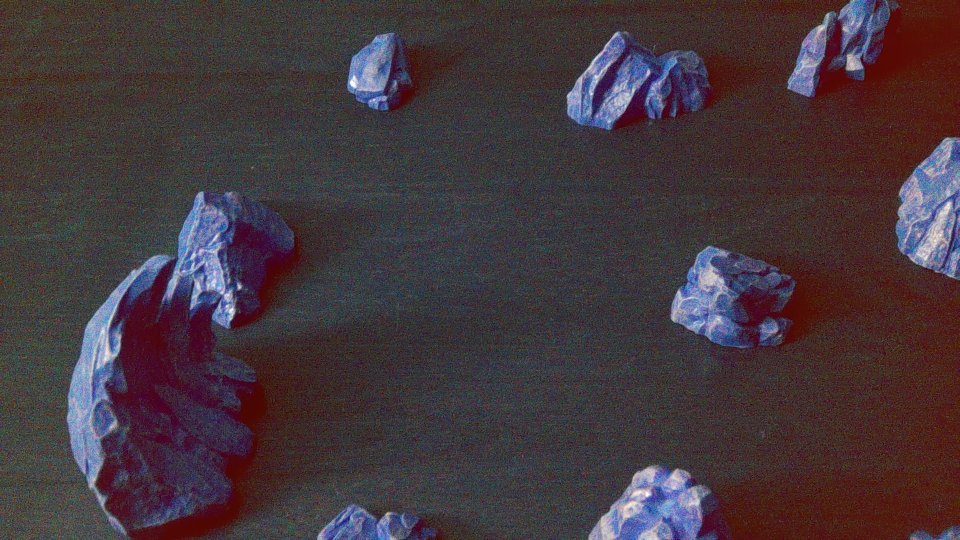
#> input picture test_image.jpg, 1920 x 1080 px, found by its file name (shown at 1/2 size)
$ python canny.py
#> lines starting #> are read from the running program, lines starting #| are printed output that depends on the picture; after the words box and inside, x2 and y2 are one past the last pixel; in counts of white or black regions, pixels touching at a corner belong together
import numpy as np
from scipy.signal import convolve2d
from PIL import Image
import matplotlib.pyplot as plt
import cv2


def apply_power_law(image, gamma, c=1.0):
    """
    Applies a power law (gamma) transformation to an image.

    Args:
        image.
        gamma (float): The gamma value for the power law transformation.
        c (float): The scaling constant (default is 1.0).

    Returns:
        numpy.ndarray: The transformed image.
    """

    # Normalize pixel intensities to [0, 1]
    normalized_img = image / 255.0

    # Apply power law transformation
    transformed_img = c * np.power(normalized_img, gamma)

    # Scale back to [0, 255] and convert to uint8
    transformed_img = np.array(transformed_img * 255, dtype=np.uint8)

    return transformed_img


# Step 1: Load the image and convert to grayscale explicitly
# Open the JPEG file, convert to grayscale ('L' mode), and turn into a NumPy array (0-255, uint8)
image_path = "/home/kyle/repos/EDL/test_image.jpg"  # Replace with your JPEG file path
img = Image.open(image_path)
#> img is the input picture: PIL image 1920x1080 RGB; mean R, G, B 68.2, 55.4, 61.1

manual = False

if manual:

    gray_img = np.array(
        img.convert("L")
    )  # Explicit conversion: averages RGB channels if color image
    print(f"Grayscale image shape: {gray_img.shape}, dtype: {gray_img.dtype}")

    # Optional: Visualize grayscale image
    plt.imshow(gray_img, cmap="gray")
    plt.title("Step 1: Grayscale Image")
    plt.show()

    # Step 2: Apply Gaussian filter for noise reduction
    # Use a 5x5 Gaussian kernel (sigma=1.4 is common for Canny; adjust as needed)
    # We normalize the kernel to sum to 1
    def gaussian_kernel(size=5, sigma=1.4):
        kernel = np.fromfunction(
            lambda x, y: (1 / (2 * np.pi * sigma**2))
            * np.exp(
                -((x - (size - 1) / 2) ** 2 + (y - (size - 1) / 2) ** 2)
                / (2 * sigma**2)
            ),
            (size, size),
        )
        return kernel / np.sum(kernel)

    gaussian = gaussian_kernel()
    smoothed_img = convolve2d(
        gray_img, gaussian, mode="same", boundary="symm"
    )  # Convolve to blur
    smoothed_img = np.clip(smoothed_img, 0, 255)  # Clip to valid range

    # Optional: Visualize smoothed image
    plt.imshow(smoothed_img, cmap="gray")
    plt.title("Step 2: Gaussian Smoothed Image")
    plt.show()

    # Step 3: Apply Sobel operators in x and y to compute gradients
    # Sobel kernels for horizontal (x) and vertical (y) edges
    sobel_x = np.array([[-1, 0, 1], [-2, 0, 2], [-1, 0, 1]])
    sobel_y = np.array([[-1, -2, -1], [0, 0, 0], [1, 2, 1]])

    # Convolve to get gradients
    grad_x = convolve2d(smoothed_img, sobel_x, mode="same", boundary="symm")
    grad_y = convolve2d(smoothed_img, sobel_y, mode="same", boundary="symm")

    # Compute gradient magnitude and angle explicitly
    magnitude = np.hypot(grad_x, grad_y)  # sqrt(grad_x^2 + grad_y^2)
    magnitude = magnitude / magnitude.max() * 255  # Normalize to 0-255
    angle = np.arctan2(grad_y, grad_x)  # Angle in radians (-pi to pi)
    angle = np.degrees(angle)  # Convert to degrees (-180 to 180)
    angle[angle < 0] += 180  # Map to 0-180 for easier direction binning

    # Optional: Visualize magnitude
    plt.imshow(magnitude, cmap="gray")
    plt.title("Step 3: Gradient Magnitude")
    plt.show()

    # Step 4: Non-Maximum Suppression (NMS) for edge thinning
    # Create an output array initialized to zero
    nms_img = np.zeros(magnitude.shape, dtype=np.uint8)

    # Bin angles into 4 directions: 0 (horizontal), 45, 90 (vertical), 135 degrees
    angle_quantized = np.round(angle / 45) * 45
    angle_quantized[angle_quantized == 180] = 0  # Wrap 180 to 0

    # Iterate over each pixel (explicit loop for clarity; avoid borders)
    for i in range(1, magnitude.shape[0] - 1):
        for j in range(1, magnitude.shape[1] - 1):
            # Get neighbors based on angle direction
            if angle_quantized[i, j] == 0:  # Horizontal
                neighbors = [magnitude[i, j - 1], magnitude[i, j + 1]]
            elif angle_quantized[i, j] == 45:  # Diagonal /
                neighbors = [magnitude[i + 1, j - 1], magnitude[i - 1, j + 1]]
            elif angle_quantized[i, j] == 90:  # Vertical
                neighbors = [magnitude[i - 1, j], magnitude[i + 1, j]]
            elif angle_quantized[i, j] == 135:  # Diagonal \
                neighbors = [magnitude[i - 1, j - 1], magnitude[i + 1, j + 1]]

            # If current pixel is greater than both neighbors, keep it; else suppress
            if magnitude[i, j] >= max(neighbors):
                nms_img[i, j] = magnitude[i, j]

    # Optional: Visualize NMS result
    plt.imshow(nms_img, cmap="gray")
    plt.title("Step 4: After Non-Maximum Suppression")
    plt.show()

    # Step 5: Double thresholding
    # Define low and high thresholds (common defaults; adjust based on your image, e.g., 30 and 100)
    low_threshold = 50
    high_threshold = 150

    # Classify: strong (> high), weak (between low and high), non-edge (< low)
    strong_edges = nms_img > high_threshold
    weak_edges = (nms_img >= low_threshold) & (nms_img <= high_threshold)
    edges = np.zeros(nms_img.shape, dtype=np.uint8)
    edges[strong_edges] = 255  # Strong edges start as definite

    # Step 6: Hysteresis edge tracking
    # Use a stack-based approach to connect weak edges to strong ones (like flood fill but for edges)
    # Find all strong edge positions
    strong_i, strong_j = np.where(strong_edges)

    # Stack for positions to check
    stack = list(zip(strong_i, strong_j))

    # 8-connected neighbors
    directions = [(-1, -1), (-1, 0), (-1, 1), (0, -1), (0, 1), (1, -1), (1, 0), (1, 1)]

    while stack:
        i, j = stack.pop()
        for di, dj in directions:
            ni, nj = i + di, j + dj
            if (0 <= ni < edges.shape[0]) and (0 <= nj < edges.shape[1]):
                if (
                    weak_edges[ni, nj] and edges[ni, nj] == 0
                ):  # If weak and not yet marked
                    edges[ni, nj] = 255  # Promote to strong
                    stack.append((ni, nj))  # Add to stack to check its neighbors

    # Optional: Visualize final edges
    plt.imshow(edges, cmap="gray")
    plt.title("Step 6: Final Edges After Hysteresis")
    plt.show()

    # Save the final edge image (optional)
    edge_img = Image.fromarray(edges)
    edge_img.save("edges.jpg")

    # [16 lines of commented-out code are left out]

else:
    grey_img = cv2.cvtColor(np.array(img), cv2.COLOR_RGB2GRAY)
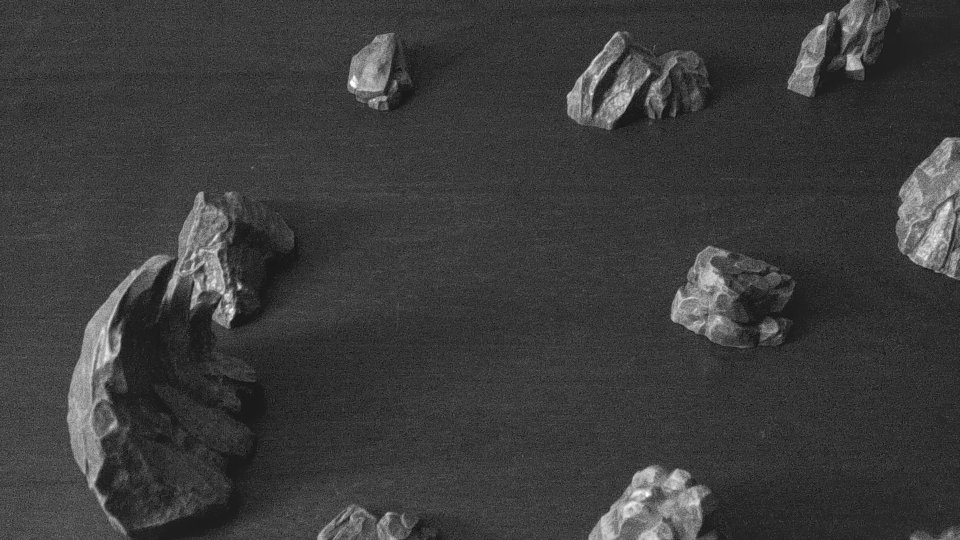
#> grey_img: shape (1080, 1920) (shown at 1/2 size); min 7, max 255, mean 59.9

    # 2. Downscale early (use area interpolation)
    scale = 0.33  # ~640x360
    small_img = cv2.resize(
        grey_img, (0, 0), fx=scale, fy=scale, interpolation=cv2.INTER_AREA
    )
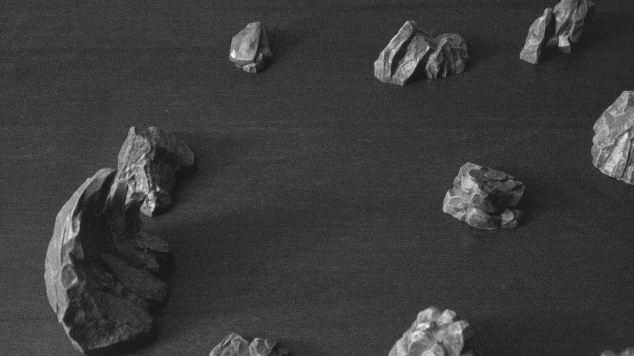
#> small_img: shape (356, 634); min 21, max 253, mean 59.9

    # 4. Optional: blur to reduce wood grain noise
    # gray = cv2.GaussianBlur(gray, (5,5), 0)

    preprocessed_img = small_img

    transformed_img = preprocessed_img
    # transformed_img = apply_power_law(preprocessed, 0.5, 1)
    # transformed_img = cv2.equalizeHist(preprocessed_img)

    preprocessed_pix_vals = preprocessed_img.flatten()
    transformed_pix_vals = transformed_img.flatten()

    #     fig, ax = plt.subplots(2, 2, figsize=(14,8))
    #     ax[0][0].imshow(preprocessed_img, cmap="grey")
    #     ax[1][0].imshow(transformed_img, cmap="grey")
    #     ax[0][1].hist(preprocessed_pix_vals, bins=256, range=(0, 256))
    #     ax[1][1].hist(transformed_pix_vals, bins=256, range=(0, 256))

    # pixel_values = grey.ravel()
    # ax.hist(pixel_values, bins=256, range=(0, 256))
    plt.show()

    edges = cv2.Canny(transformed_img, 50, 150)  # Adjust thresholds as needed
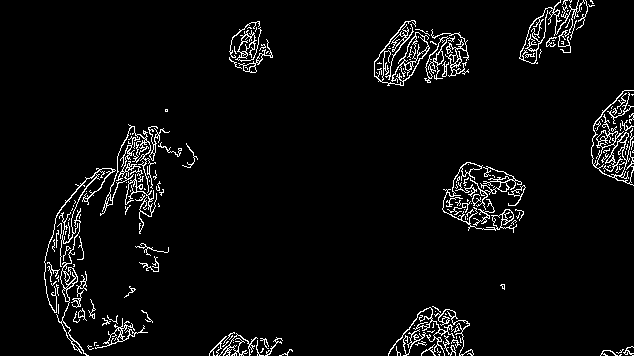
#> edges: shape (356, 634); 4.3% white in thin lines or dots

    kernel = cv2.getStructuringElement(cv2.MORPH_ELLIPSE, (20, 20))
    closed = cv2.morphologyEx(edges, cv2.MORPH_CLOSE, kernel)
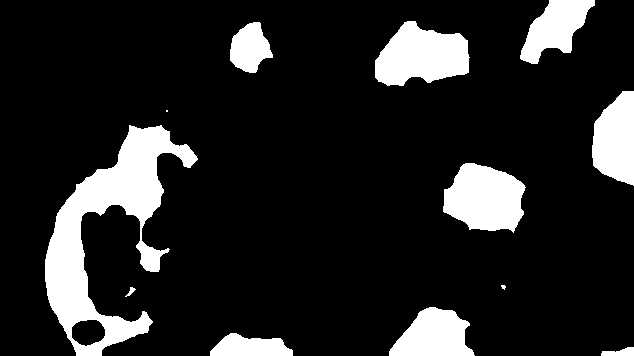
#> closed: shape (356, 634); 14.3% white; 12 white regions (2 under 20 px)

    # 6. Find contours (hazards = closed blobs)
    contours, _ = cv2.findContours(closed, cv2.RETR_EXTERNAL, cv2.CHAIN_APPROX_SIMPLE)
#> contours = 12 contours, 2 with area under 20; largest, box (x1, y1, x2, y2) and area: (45, 125, 198, 356) 12350, (375, 21, 470, 86) 4180, (443, 163, 526, 233) 4101, (592, 91, 634, 186) 2958, (389, 307, 475, 356) 2760

    # 7. Filter by size/area (rocks vs noise)
    min_rock_area = 50  # tune this
    hazards = [c for c in contours if cv2.contourArea(c) > min_rock_area]
#> hazards = 9 contours; largest, box (x1, y1, x2, y2) and area: (45, 125, 198, 356) 12350, (375, 21, 470, 86) 4180, (443, 163, 526, 233) 4101, (592, 91, 634, 186) 2958, (389, 307, 475, 356) 2760
    contour_vis = preprocessed_img.copy()
    cv2.drawContours(contour_vis, hazards, -1, (0, 255, 0), 2)  # green
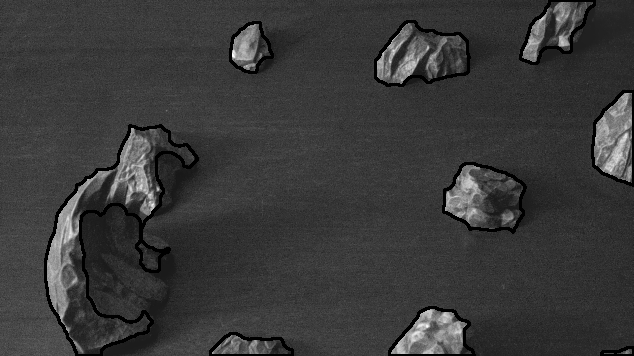
#> contour_vis: shape (356, 634); 3.66% of pixels changed, all inside (x1, y1, x2, y2) = (44, 0, 634, 356)

    fig, ax = plt.subplots(2, 2, figsize=(14, 8))
    ax[0][0].imshow(preprocessed_img, cmap="grey")
    ax[0][0].set_title("Original Image")
    ax[0][1].imshow(edges, cmap="grey")
    ax[0][1].set_title("Canny Edges")
    ax[1][0].imshow(closed, cmap="grey")
    ax[1][0].set_title("Closed")
    ax[1][1].imshow(contour_vis, cmap="grey")
    ax[1][1].set_title("Contours")
    plt.tight_layout()
    plt.show()
    # [25 lines of commented-out code are left out]
